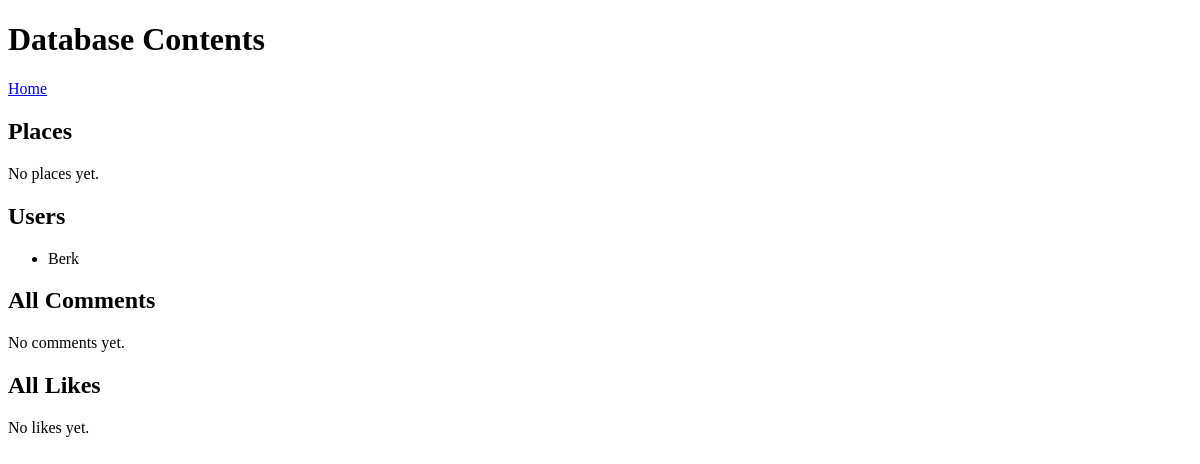
Page /data on the earlier database version.
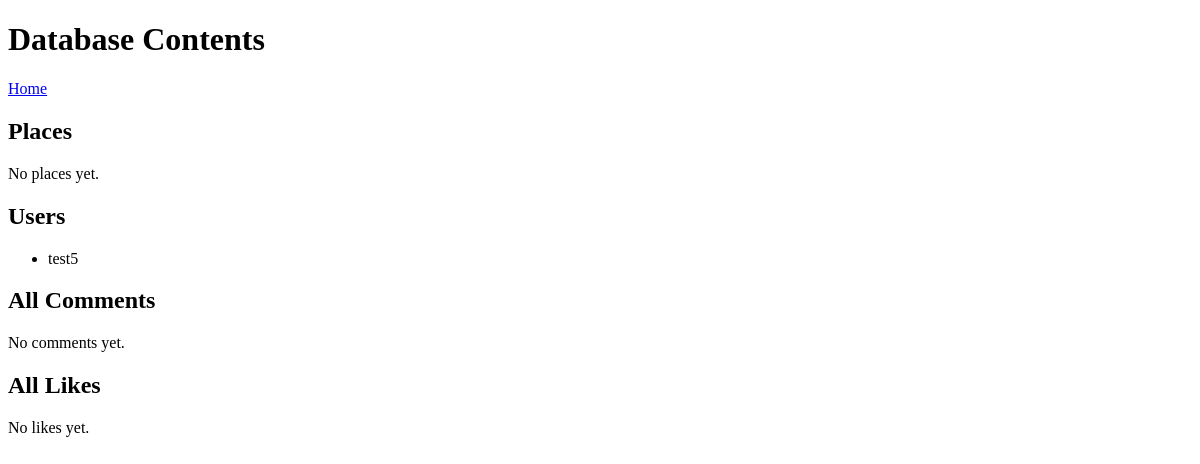
Same page on the later database version.
### app.py (models this page shows)
class User(db.Model):
    id = db.Column(db.Integer, primary_key=True)
    username = db.Column(db.String(120), unique=True, nullable=False)
    password = db.Column(db.String(120), nullable=False)
    marketing_opt_in = db.Column(db.Boolean, default=False)
    comments = db.relationship('Comment', backref='user', lazy=True)
    likes = db.relationship('Like', backref='user', lazy=True)

### app.py (the view)
@app.route('/data')
def data():
    users = User.query.all()
    places = Place.query.all()
    comments = Comment.query.all()
    likes = Like.query.all()
    return render_template('data.html',
                           users=users,
                           places=places,
                           comments=comments,
                           likes=likes)

### templates/data.html
<!doctype html>
<html>
  <head><meta charset="utf-8"><title>Database Contents</title></head>
  <body>
    <h1>Database Contents</h1>
    <p><a href="{{ url_for('index') }}">Home</a></p>
    <h2>Places</h2>
    {% if places %}
      <ul>
        {% for p in places %}
          <li>
            <strong>{{ p.name }}</strong>
            — {{ p.comments|length }} comment(s),
            {{ p.likes|length }} like(s)
            {% if p.comments %}
              <ul>
                {% for c in p.comments %}
                  <li>
                    "{{ c.text }}"
                    {% if c.user %}— by {{ c.user.username }}{% endif %}
                  </li>
                {% endfor %}
              </ul>
            {% endif %}
          </li>
        {% endfor %}
      </ul>
    {% else %}
      <p>No places yet.</p>
    {% endif %}
    <h2>Users</h2>
    {% if users %}
      <ul>
        {% for u in users %}
          <li>{{ u.username }}</li>
        {% endfor %}
      </ul>
    {% else %}
      <p>No users yet.</p>
    {% endif %}
    <h2>All Comments</h2>
    {% if comments %}
      <ul>
        {% for c in comments %}
          <li>
            {{ c.user.username if c.user else 'Unknown user' }} on
            {{ c.place.name if c.place else 'Unknown place' }}:
            "{{ c.text }}"
          </li>
        {% endfor %}
      </ul>
    {% else %}
      <p>No comments yet.</p>
    {% endif %}
    <h2>All Likes</h2>
    {% if likes %}
      <ul>
        {% for l in likes %}
          <li>
            {{ l.user.username if l.user else 'Unknown user' }} likes
            {{ l.place.name if l.place else 'Unknown place' }}
          </li>
        {% endfor %}
      </ul>
    {% else %}
      <p>No likes yet.</p>
    {% endif %}
  </body>
</html>

Differences in the rows shown:
removed User: username "Berk"
added User: username "test5"
